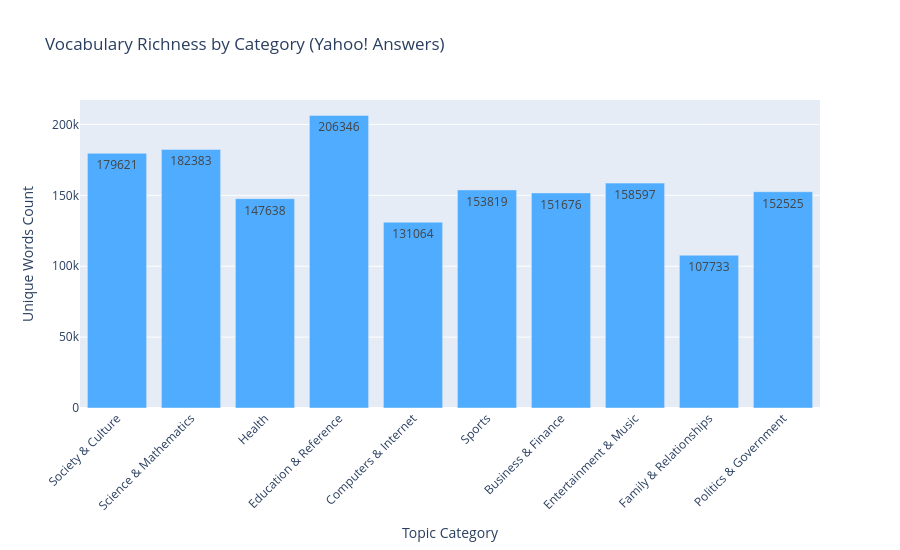

The code cell stored with this chart in its notebook:
### Code cell
import pandas as pd
import plotly.graph_objects as go
import re

print("Calculating vocabulary richness per category. This requires processing the entire corpus...")

# 1. Define Class Names Mapping (Re-declaring for completeness)
class_names = {
    1: 'Society & Culture',
    2: 'Science & Mathematics',
    3: 'Health',
    4: 'Education & Reference',
    5: 'Computers & Internet',
    6: 'Sports',
    7: 'Business & Finance',
    8: 'Entertainment & Music',
    9: 'Family & Relationships',
    10: 'Politics & Government'
}

# 2. Calculate Vocabulary Richness per Category
vocab_stats = []

for class_idx in sorted(df['class_index'].unique()):
    # Isolate data for the current category
    cat_df = df[df['class_index'] == class_idx]
    category_name = class_names.get(class_idx, f"Class {class_idx}")
    
    # Concatenate all text and convert to lowercase
    all_text = ' '.join(cat_df['full_text']).lower()
    
    # Use regular expression to extract words with 3 or more characters
    words = re.findall(r'\b[a-z]{3,}\b', all_text)
    
    # Filter out stopwords (utilizing the set defined in the previous step)
    words = [w for w in words if w not in stop_words]
    
    unique_words = len(set(words))
    total_words = len(words)
    
    # Calculate Type-Token Ratio (TTR)
    ttr = unique_words / total_words if total_words > 0 else 0
    
    vocab_stats.append({
        'Category': category_name,
        'Unique Words': unique_words,
        'Total Words': total_words,
        'TTR': round(ttr, 4),
        'Samples': len(cat_df)
    })

# Convert the results into a structured DataFrame
vocab_df = pd.DataFrame(vocab_stats)

# 3. Create Bar Chart
fig = go.Figure()

fig.add_trace(go.Bar(
    x=vocab_df['Category'],
    y=vocab_df['Unique Words'],
    name='Unique Words',
    marker_color='#4facfe',
    text=vocab_df['Unique Words'],  # Display the exact integer on the bar
    textposition='auto'
))

# 4. Layout Optimization
fig.update_layout(
    title='Vocabulary Richness by Category (Yahoo! Answers)',
    xaxis_title='Topic Category',
    yaxis_title='Unique Words Count',
    width=900,
    height=550,
    xaxis={'tickangle': -45},
    margin=dict(b=120)  # Margin to accommodate angled labels
)

fig.show()

# 5. Print Tabular Statistics
print("\n--- Vocabulary Richness Statistics ---")
print(vocab_df.to_string(index=False))

### Figure 1 — Plotly figure (JSON) as saved in the notebook; plotly's stock layout.template omitted (floating-point values rounded to 4 significant figures)
{"data": [{"marker": {"color": "#4facfe"}, "name": "Unique Words", "text": [179600.0, 182400.0, 147600.0, 206300.0, 131100.0, 153800.0, 151700.0, 158600.0, 107700.0, 152500.0], "textposition": "auto", "type": "bar", "x": ["Society & Culture", "Science & Mathematics", "Health", "Education & Reference", "Computers & Internet", "Sports", "Business & Finance", "Entertainment & Music", "Family & Relationships", "Politics & Government"], "y": [179621, 182383, 147638, 206346, 131064, 153819, 151676, 158597, 107733, 152525]}], "layout": {"height": 550, "margin": {"b": 120}, "title": {"text": "Vocabulary Richness by Category (Yahoo! Answers)"}, "width": 900, "xaxis": {"tickangle": -45, "title": {"text": "Topic Category"}}, "yaxis": {"title": {"text": "Unique Words Count"}}}}
